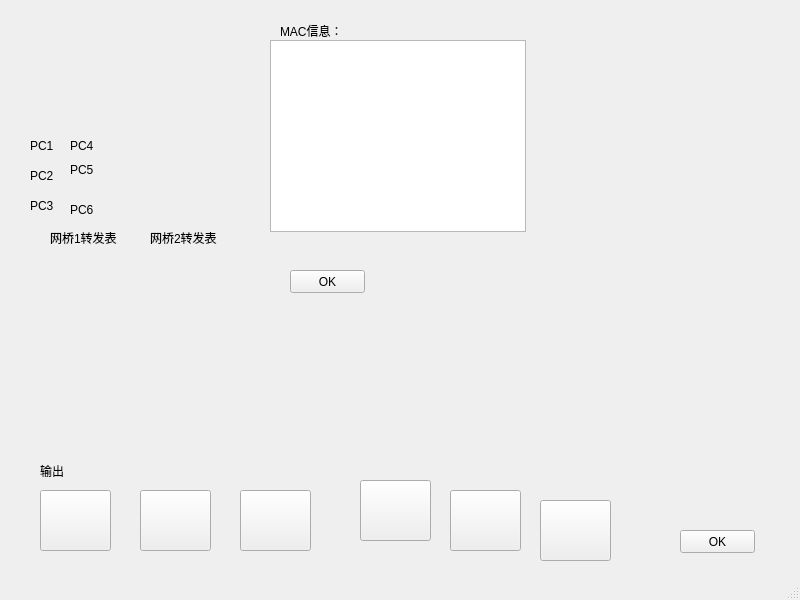
<?xml version="1.0" encoding="UTF-8"?>
<ui version="4.0">
 <class>MainWindow</class>
 <widget class="QMainWindow" name="MainWindow">
  <property name="geometry">
   <rect>
    <x>0</x>
    <y>0</y>
    <width>800</width>
    <height>600</height>
   </rect>
  </property>
  <property name="windowTitle">
   <string>MainWindow</string>
  </property>
  <widget class="QWidget" name="centralwidget">
   <widget class="QLabel" name="OutputWord">
    <property name="geometry">
     <rect>
      <x>40</x>
      <y>460</y>
      <width>111</width>
      <height>21</height>
     </rect>
    </property>
    <property name="text">
     <string>输出</string>
    </property>
   </widget>
   <widget class="QLabel" name="OutputLabel">
    <property name="geometry">
     <rect>
      <x>50</x>
      <y>500</y>
      <width>291</width>
      <height>51</height>
     </rect>
    </property>
    <property name="text">
     <string/>
    </property>
   </widget>
   <widget class="QTableWidget" name="MACTable">
    <property name="geometry">
     <rect>
      <x>270</x>
      <y>40</y>
      <width>256</width>
      <height>192</height>
     </rect>
    </property>
   </widget>
   <widget class="QLabel" name="MACWord">
    <property name="geometry">
     <rect>
      <x>280</x>
      <y>20</y>
      <width>91</width>
      <height>21</height>
     </rect>
    </property>
    <property name="text">
     <string>MAC信息：</string>
    </property>
   </widget>
   <widget class="QLabel" name="Bridge1Word">
    <property name="geometry">
     <rect>
      <x>50</x>
      <y>230</y>
      <width>91</width>
      <height>16</height>
     </rect>
    </property>
    <property name="text">
     <string>网桥1转发表</string>
    </property>
   </widget>
   <widget class="QLabel" name="Bridge2Word">
    <property name="geometry">
     <rect>
      <x>150</x>
      <y>230</y>
      <width>91</width>
      <height>16</height>
     </rect>
    </property>
    <property name="text">
     <string>网桥2转发表</string>
    </property>
   </widget>
   <widget class="QPushButton" name="PC1">
    <property name="geometry">
     <rect>
      <x>540</x>
      <y>500</y>
      <width>71</width>
      <height>61</height>
     </rect>
    </property>
    <property name="styleSheet">
     <string notr="true">QPushButton#pushButton{
background-color: qconicalgradient(cx:0.5, cy:0.522909, angle:179.9, stop:0.494318 rgba(214, 214, 214, 255), stop:0.5 rgba(236, 236, 236, 255));
border: 1px solid rgb(124, 124, 124);
border-radius:5px;
}
QPushButton#pushButton:hover{
  background-color: qconicalgradient(cx:0.5, cy:0.522909, angle:179.9, stop:0.494318 rgba(181, 225, 250, 255), stop:0.5 rgba(222, 242, 251, 255));
  border-radius:5px;
  border: 1px solid #3C80B1;  
}
QPushButton#pushButton:pressed{
  background-color: qconicalgradient(cx:0.5, cy:0.522909, angle:179.9, stop:0.494318 rgba(134, 198, 233, 255), stop:0.5 rgba(206, 234, 248, 255));
  border-radius:5px;
  border: 1px solid #5F92B2;  
}</string>
    </property>
    <property name="text">
     <string/>
    </property>
   </widget>
   <widget class="QPushButton" name="PC2">
    <property name="geometry">
     <rect>
      <x>140</x>
      <y>490</y>
      <width>71</width>
      <height>61</height>
     </rect>
    </property>
    <property name="styleSheet">
     <string notr="true">QPushButton#pushButton{
background-color: qconicalgradient(cx:0.5, cy:0.522909, angle:179.9, stop:0.494318 rgba(214, 214, 214, 255), stop:0.5 rgba(236, 236, 236, 255));
border: 1px solid rgb(124, 124, 124);
border-radius:5px;
}
QPushButton#pushButton:hover{
  background-color: qconicalgradient(cx:0.5, cy:0.522909, angle:179.9, stop:0.494318 rgba(181, 225, 250, 255), stop:0.5 rgba(222, 242, 251, 255));
  border-radius:5px;
  border: 1px solid #3C80B1;  
}
QPushButton#pushButton:pressed{
  background-color: qconicalgradient(cx:0.5, cy:0.522909, angle:179.9, stop:0.494318 rgba(134, 198, 233, 255), stop:0.5 rgba(206, 234, 248, 255));
  border-radius:5px;
  border: 1px solid #5F92B2;  
}</string>
    </property>
    <property name="text">
     <string/>
    </property>
   </widget>
   <widget class="QPushButton" name="PC3">
    <property name="geometry">
     <rect>
      <x>40</x>
      <y>490</y>
      <width>71</width>
      <height>61</height>
     </rect>
    </property>
    <property name="styleSheet">
     <string notr="true">QPushButton#pushButton{
background-color: qconicalgradient(cx:0.5, cy:0.522909, angle:179.9, stop:0.494318 rgba(214, 214, 214, 255), stop:0.5 rgba(236, 236, 236, 255));
border: 1px solid rgb(124, 124, 124);
border-radius:5px;
}
QPushButton#pushButton:hover{
  background-color: qconicalgradient(cx:0.5, cy:0.522909, angle:179.9, stop:0.494318 rgba(181, 225, 250, 255), stop:0.5 rgba(222, 242, 251, 255));
  border-radius:5px;
  border: 1px solid #3C80B1;  
}
QPushButton#pushButton:pressed{
  background-color: qconicalgradient(cx:0.5, cy:0.522909, angle:179.9, stop:0.494318 rgba(134, 198, 233, 255), stop:0.5 rgba(206, 234, 248, 255));
  border-radius:5px;
  border: 1px solid #5F92B2;  
}</string>
    </property>
    <property name="text">
     <string/>
    </property>
   </widget>
   <widget class="QPushButton" name="PC4">
    <property name="geometry">
     <rect>
      <x>360</x>
      <y>480</y>
      <width>71</width>
      <height>61</height>
     </rect>
    </property>
    <property name="styleSheet">
     <string notr="true">QPushButton#pushButton{
background-color: qconicalgradient(cx:0.5, cy:0.522909, angle:179.9, stop:0.494318 rgba(214, 214, 214, 255), stop:0.5 rgba(236, 236, 236, 255));
border: 1px solid rgb(124, 124, 124);
border-radius:5px;
}
QPushButton#pushButton:hover{
  background-color: qconicalgradient(cx:0.5, cy:0.522909, angle:179.9, stop:0.494318 rgba(181, 225, 250, 255), stop:0.5 rgba(222, 242, 251, 255));
  border-radius:5px;
  border: 1px solid #3C80B1;  
}
QPushButton#pushButton:pressed{
  background-color: qconicalgradient(cx:0.5, cy:0.522909, angle:179.9, stop:0.494318 rgba(134, 198, 233, 255), stop:0.5 rgba(206, 234, 248, 255));
  border-radius:5px;
  border: 1px solid #5F92B2;  
}</string>
    </property>
    <property name="text">
     <string/>
    </property>
   </widget>
   <widget class="QPushButton" name="PC5">
    <property name="geometry">
     <rect>
      <x>240</x>
      <y>490</y>
      <width>71</width>
      <height>61</height>
     </rect>
    </property>
    <property name="styleSheet">
     <string notr="true">QPushButton#pushButton{
background-color: qconicalgradient(cx:0.5, cy:0.522909, angle:179.9, stop:0.494318 rgba(214, 214, 214, 255), stop:0.5 rgba(236, 236, 236, 255));
border: 1px solid rgb(124, 124, 124);
border-radius:5px;
}
QPushButton#pushButton:hover{
  background-color: qconicalgradient(cx:0.5, cy:0.522909, angle:179.9, stop:0.494318 rgba(181, 225, 250, 255), stop:0.5 rgba(222, 242, 251, 255));
  border-radius:5px;
  border: 1px solid #3C80B1;  
}
QPushButton#pushButton:pressed{
  background-color: qconicalgradient(cx:0.5, cy:0.522909, angle:179.9, stop:0.494318 rgba(134, 198, 233, 255), stop:0.5 rgba(206, 234, 248, 255));
  border-radius:5px;
  border: 1px solid #5F92B2;  
}</string>
    </property>
    <property name="text">
     <string/>
    </property>
   </widget>
   <widget class="QPushButton" name="PC6">
    <property name="geometry">
     <rect>
      <x>450</x>
      <y>490</y>
      <width>71</width>
      <height>61</height>
     </rect>
    </property>
    <property name="styleSheet">
     <string notr="true">QPushButton#pushButton{
background-color: qconicalgradient(cx:0.5, cy:0.522909, angle:179.9, stop:0.494318 rgba(214, 214, 214, 255), stop:0.5 rgba(236, 236, 236, 255));
border: 1px solid rgb(124, 124, 124);
border-radius:5px;
}
QPushButton#pushButton:hover{
  background-color: qconicalgradient(cx:0.5, cy:0.522909, angle:179.9, stop:0.494318 rgba(181, 225, 250, 255), stop:0.5 rgba(222, 242, 251, 255));
  border-radius:5px;
  border: 1px solid #3C80B1;  
}
QPushButton#pushButton:pressed{
  background-color: qconicalgradient(cx:0.5, cy:0.522909, angle:179.9, stop:0.494318 rgba(134, 198, 233, 255), stop:0.5 rgba(206, 234, 248, 255));
  border-radius:5px;
  border: 1px solid #5F92B2;  
}</string>
    </property>
    <property name="text">
     <string/>
    </property>
   </widget>
   <widget class="QLabel" name="PC1Word">
    <property name="geometry">
     <rect>
      <x>30</x>
      <y>140</y>
      <width>54</width>
      <height>12</height>
     </rect>
    </property>
    <property name="text">
     <string>PC1</string>
    </property>
   </widget>
   <widget class="QLabel" name="PC2Word">
    <property name="geometry">
     <rect>
      <x>30</x>
      <y>170</y>
      <width>54</width>
      <height>12</height>
     </rect>
    </property>
    <property name="text">
     <string>PC2</string>
    </property>
   </widget>
   <widget class="QLabel" name="PC3Word">
    <property name="geometry">
     <rect>
      <x>30</x>
      <y>200</y>
      <width>54</width>
      <height>12</height>
     </rect>
    </property>
    <property name="text">
     <string>PC3</string>
    </property>
   </widget>
   <widget class="QLabel" name="PC4Word">
    <property name="geometry">
     <rect>
      <x>70</x>
      <y>140</y>
      <width>54</width>
      <height>12</height>
     </rect>
    </property>
    <property name="text">
     <string>PC4</string>
    </property>
   </widget>
   <widget class="QLabel" name="PC5Word">
    <property name="geometry">
     <rect>
      <x>70</x>
      <y>160</y>
      <width>51</width>
      <height>20</height>
     </rect>
    </property>
    <property name="text">
     <string>PC5</string>
    </property>
   </widget>
   <widget class="QLabel" name="PC6Word">
    <property name="geometry">
     <rect>
      <x>70</x>
      <y>200</y>
      <width>51</width>
      <height>20</height>
     </rect>
    </property>
    <property name="text">
     <string>PC6</string>
    </property>
   </widget>
   <widget class="PaintLabel" name="paintlabel">
    <property name="geometry">
     <rect>
      <x>100</x>
      <y>60</y>
      <width>191</width>
      <height>51</height>
     </rect>
    </property>
    <property name="text">
     <string/>
    </property>
   </widget>
   <widget class="QPushButton" name="pushButton">
    <property name="geometry">
     <rect>
      <x>680</x>
      <y>530</y>
      <width>75</width>
      <height>23</height>
     </rect>
    </property>
    <property name="text">
     <string>OK</string>
    </property>
   </widget>
   <widget class="QPushButton" name="OK">
    <property name="geometry">
     <rect>
      <x>290</x>
      <y>270</y>
      <width>75</width>
      <height>23</height>
     </rect>
    </property>
    <property name="styleSheet">
     <string notr="true">QPushButton#pushButton{
background-color: qconicalgradient(cx:0.5, cy:0.522909, angle:179.9, stop:0.494318 rgba(214, 214, 214, 255), stop:0.5 rgba(236, 236, 236, 255));
border: 1px solid rgb(124, 124, 124);
border-radius:5px;
}
QPushButton#pushButton:hover{
  background-color: qconicalgradient(cx:0.5, cy:0.522909, angle:179.9, stop:0.494318 rgba(181, 225, 250, 255), stop:0.5 rgba(222, 242, 251, 255));
  border-radius:5px;
  border: 1px solid #3C80B1;  
}
QPushButton#pushButton:pressed{
  background-color: qconicalgradient(cx:0.5, cy:0.522909, angle:179.9, stop:0.494318 rgba(134, 198, 233, 255), stop:0.5 rgba(206, 234, 248, 255));
  border-radius:5px;
  border: 1px solid #5F92B2;  
}</string>
    </property>
    <property name="text">
     <string>OK</string>
    </property>
   </widget>
  </widget>
  <widget class="QMenuBar" name="menubar">
   <property name="geometry">
    <rect>
     <x>0</x>
     <y>0</y>
     <width>800</width>
     <height>17</height>
    </rect>
   </property>
  </widget>
  <widget class="QStatusBar" name="statusbar"/>
 </widget>
 <customwidgets>
  <customwidget>
   <class>PaintLabel</class>
   <extends>QLabel</extends>
   <header location="global">paintlabel.h</header>
  </customwidget>
 </customwidgets>
 <resources/>
 <connections/>
</ui>
